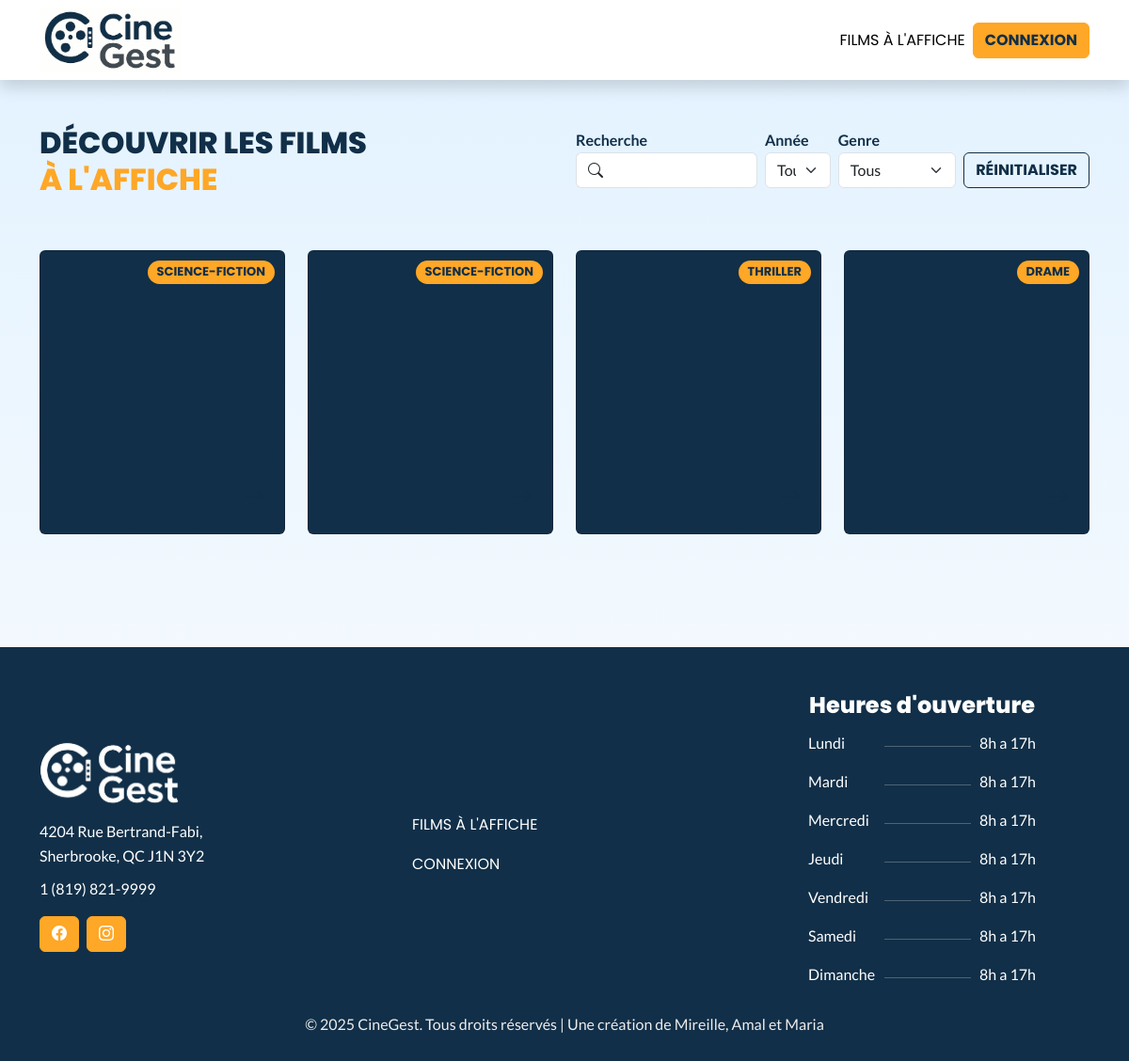
The page /public/index.php on the database its author committed.
### tables this page shows
CREATE TABLE IF NOT EXISTS films (
    id INT AUTO_INCREMENT PRIMARY KEY,
    titre VARCHAR(100) NOT NULL,
    realisateur VARCHAR(100),
    genre_id INT NOT NULL,
    annee_sortie INT,
    description TEXT
);

CREATE TABLE genres (
  id INT AUTO_INCREMENT PRIMARY KEY,
  nom varchar(50) NOT NULL
);

### app/controllers/AccueilController.php (called while the page is built, shortened)
<?php
require_once '../app/models/Film.php';
class AccueilController {
    private $filmModel;
    public function __construct($db) {
        $this->filmModel = new Film($db);
    }
    public function handle() {
        $recherche = $_GET['rechercheFilm'] ?? null;
        $annee  = $_GET['annee'] ?? null;
        $genre_id  = $_GET['genre_id'] ?? null;
        $films  = $this->filmModel->filtrerFilms($recherche, $annee, $genre_id);
        require __DIR__ . '/../views/accueil.php';
    }
}
?>

### app/models/Film.php (called while the page is built, shortened)
<?php
class Film {
    private $db;
    public function __construct($db) {
        $this->db = $db;
    }
public function filtrerFilms($recherche, $annee, $genre_id) {
    $sql = "SELECT f.*, g.nom AS genre_nom
                FROM films f
                INNER JOIN genres g ON f.genre_id = g.id
                WHERE 1=1";
    $params = [];
    $sql .= " ORDER BY f.titre ASC";
    $stmt = $this->db->prepare($sql);
    $stmt->execute($params);
    return $stmt->fetchAll(PDO::FETCH_ASSOC);
}
}
?>

### app/views/accueil.php (the view, shortened to what this page needs)
<?php require __DIR__ . '/layouts/header.php'; ?>
<div class="container py-5" data-bs-theme="light">
    <div class="row align-items-center">
        <div class="col-lg-6">
                <h1 class="h2 text-uppercase">Découvrir les films <br><span style="color:var(--bs-primary);"> à l'affiche</span></h1>
        </div>
        <div class="col-lg-6">
            <form class="d-flex gap-2 justify-content-end" method="GET" action="">
                <div class="mb-3">
                    <label for="rechercheFilm" class="form-label mb-0 fw-bold"> Recherche</label>
                    <div class="input-group">
                        <span class="input-group-text bg-white border-end-0">
                            <i class="bi bi-search"></i>
                        </span>
                        <input class="form-control border-start-0" name="rechercheFilm" id="rechercheFilm" value="<?= htmlspecialchars($_GET['rechercheFilm'] ?? '') ?>" type="search" aria-label="recherche" onchange="this.form.submit()">
                    </div>
                </div>
                <div class="mb-3">
                    <p class="fw-bold m-0">Année</p>
                    <select class="form-select" name="annee" onchange="this.form.submit()">
                        <option value="">Tous</option>
                    </select>
                </div>
                <div class="mb-3">
                        <p class="fw-bold m-0">Genre</p>
                       <select class="form-select" name="genre_id" onchange="this.form.submit()">
                            <option value="">Tous</option>
                        </select>
                </div>
                <div class="mb-3 d-flex align-items-end">
                    <a href="?action=accueil" class="btn btn-outline-secondary">
                        Réinitialiser
                    </a>
                </div>
            </form>
        </div>
    </div>
    <?php if (!empty($films)) : ?>
        <div class="row py-5">
            <?php foreach ($films as $film): ?>
                <div class="col-lg-3 text-center pb-4">
                    <div class="card text-bg-dark">
                        <a style="min-height:300px;" href="?action=show_film&id=<?= $film['id'] ?>">
                            <div class="card-img-overlay">
                                <p class="card-category-pill m-0"><?= htmlspecialchars($film['genre_nom']) ?></p>
                                <p class="card-icon-link"> <i class="bi bi-arrow-right" style="font-size: 1.5rem;"></i></p>
                            </div>
                        </a>
                    </div>
                </div>
            <?php endforeach; ?>
        </div>
    <?php endif; ?>
</div>
<?php require __DIR__ . '/layouts/footer.php'; ?>

### public/css/style.css (style rules this page uses)
:root { --primary-font: 'Lato', sans-serif; --secondary-font: 'Poppins', sans-serif; --bs-primary: #ffa726; --bs-secondary: #112f48; --gradiant-soft-blue:linear-gradient(180deg, rgba(137, 202, 255, 0.25) 0%, rgba(250, 250, 250, 0.25) 100%); }
[data-bs-theme=light] { --bs-primary: #ffa726; --bs-primary-rgb: 255, 167, 38; --bs-secondary: #112f48; --bs-secondary-rgb: 17, 47, 72; --bs-dark: #112F48; --bs-dark-rgb: 17, 47, 72; --bs-link-color: #112F48; --bs-link-color-rgb: 17, 47, 72; --bs-link-hover-color:#ffa726; --bs-link-hover-color-rgb: 255, 167, 38; --bs-nav-link-hover-color:255, 167, 38; --bs-nav-link-color: #112F48; --bs-btn-bg: #ffa726; --bs-heading-color:#112F48; }
* { margin: 0; padding: 0; box-sizing: border-box; }
body { font-family: var(--primary-font); background: var(--gradiant-soft-blue); color: #112f48; line-height: 1.6; }
.h1, .h2, .h3, .h4, .h5, .h6, h1, h2, h3, h4, h5, h6 { font-weight:800; font-family:var(--secondary-font); }
p { margin-bottom: 10px; }
.btn-outline-secondary { background-color:transparent; border-color: var(--bs-secondary); color:var(--bs-secondary); font-family:var(--secondary-font); text-transform:uppercase; font-weight:700; }
a { cursor:pointer; }
[data-bs-theme=light] a { color: var(--bs-secondary); }
.card-img-overlay { transition: background-color 0.3s; background:transparent; display: flex; flex-direction: column; align-items: start; justify-content: flex-end; }
.card-category-pill { position:absolute; right:10px; top:10px; background-color:var(--bs-primary); color:#ffffff; padding:2px 10px; font-family:var(--secondary-font); text-transform:uppercase; color:var(--bs-secondary); font-weight:700; border-radius:50em; font-size:13px; }
.card-icon-link { position:absolute; right:20px; bottom:10px; }
a { text-decoration: none; transition: color 0.3s; }

### rows shown on the page
films: genre.nom "SCIENCE-FICTION"
films: $film['id'] 3 (drawn), genre.nom "SCIENCE-FICTION"
films: genre.nom "THRILLER"
films: genre.nom "DRAME"
